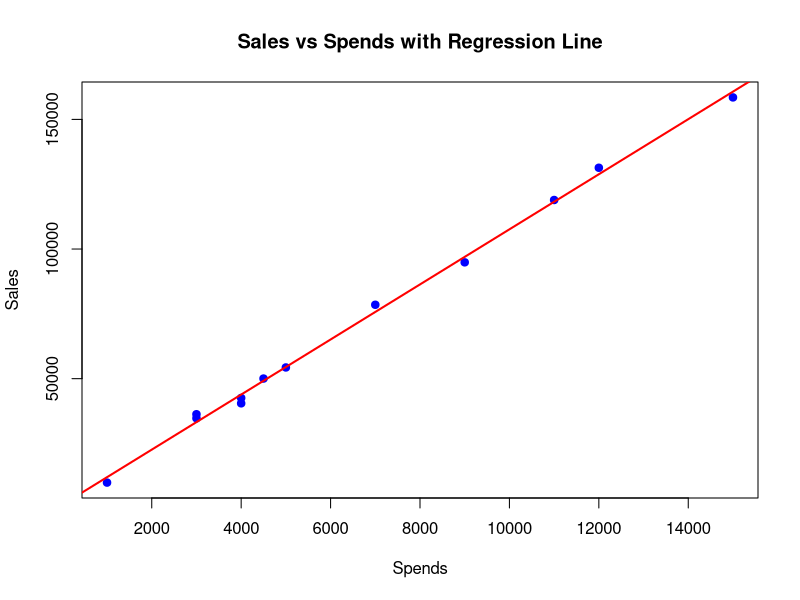

Source code (R):
df <- data.frame(
  Month = 1:12,
  Spends = c(1000, 4000, 5000, 4500, 3000, 4000, 9000, 11000, 15000, 12000, 7000, 3000),
  Sales = c(9914, 40487, 54324, 50044, 34719, 42551, 94871, 118914, 158484, 131348, 78504, 36284)
)

print(df)
model <- lm(Sales ~ Spends, data = df)
summary(model)
new_data <- data.frame(Spends = 13500)
predicted_sales <- predict(model, new_data)
cat("Predicted Sales for Spend = 13500 :", predicted_sales, "\n")
plot(df$Spends, df$Sales,
     main = "Sales vs Spends with Regression Line",
     xlab = "Spends",
     ylab = "Sales",
     pch = 19, col = "blue")
abline(model, col = "red", lwd = 2)
